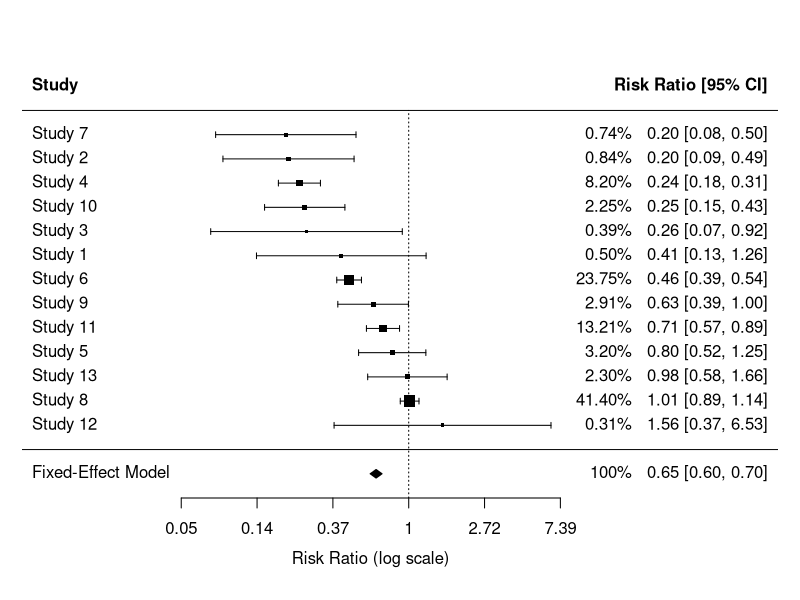
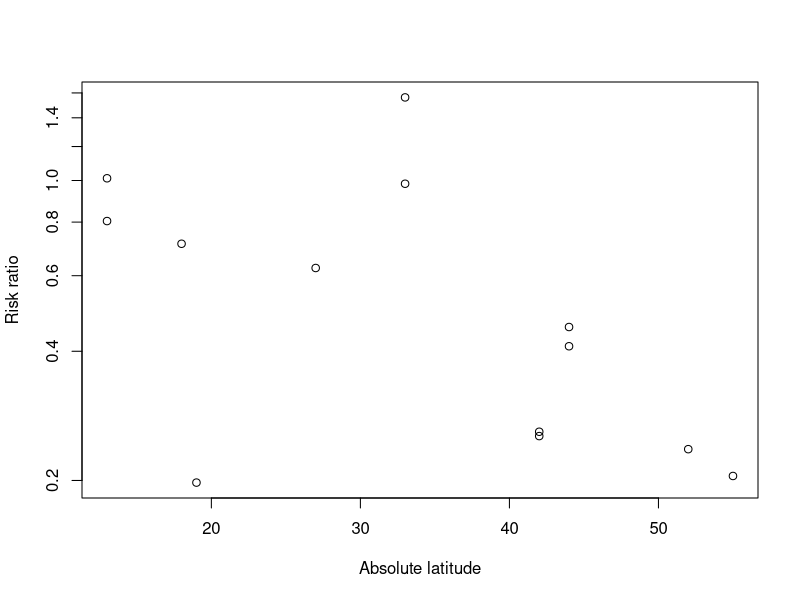
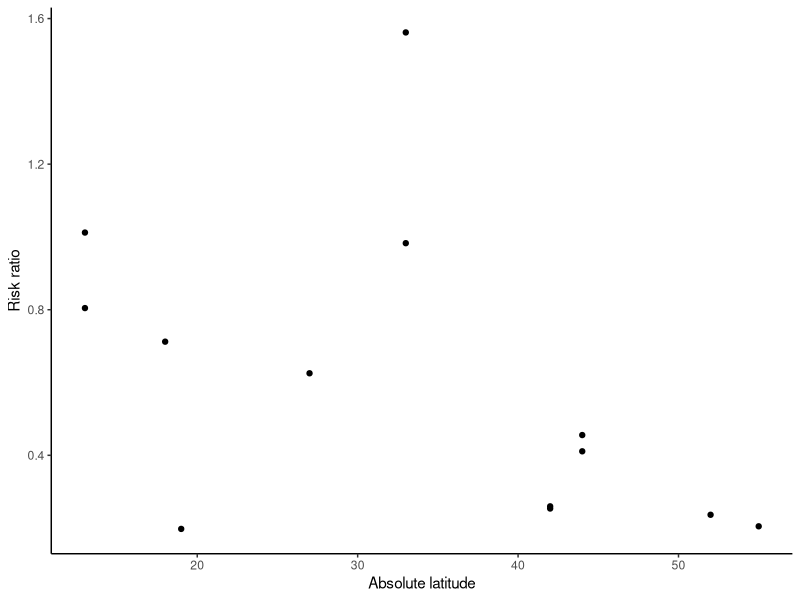
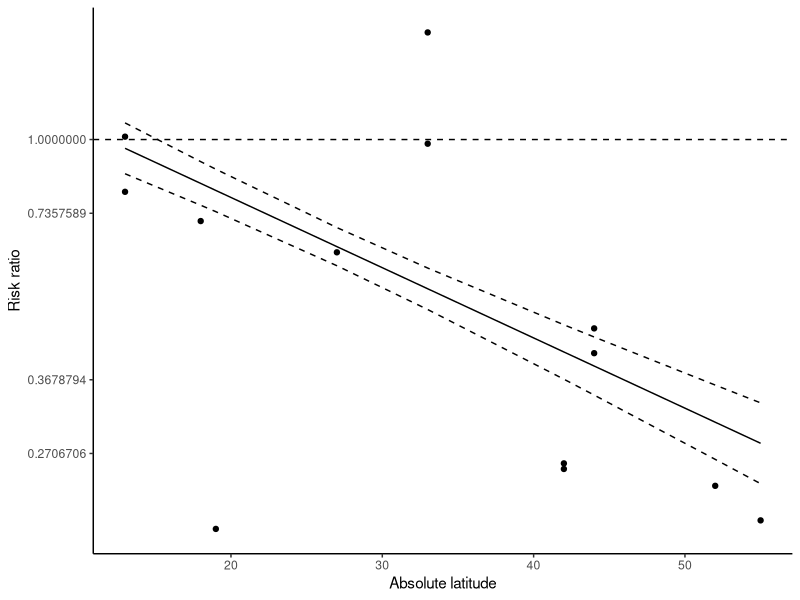
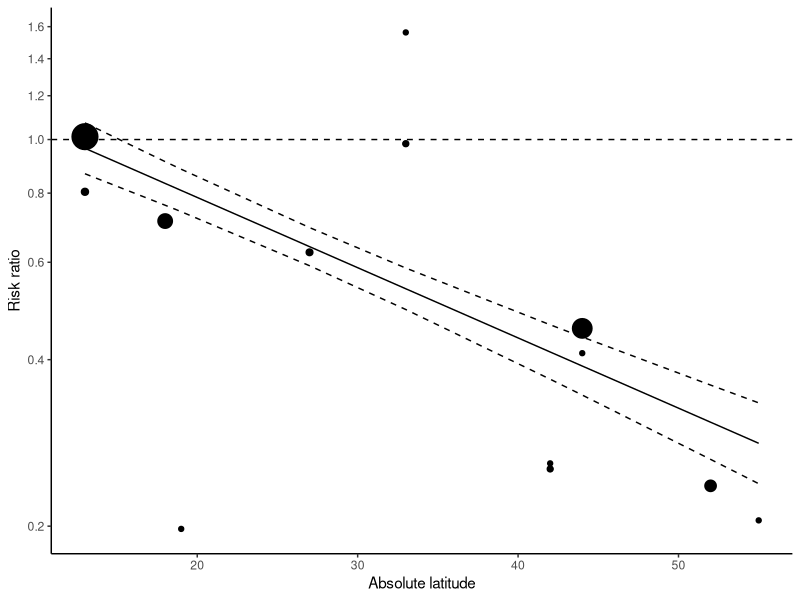
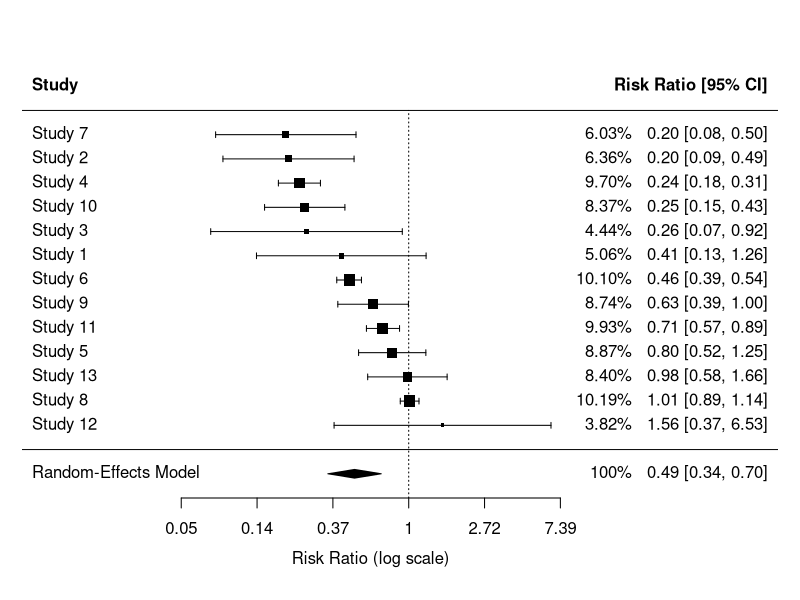
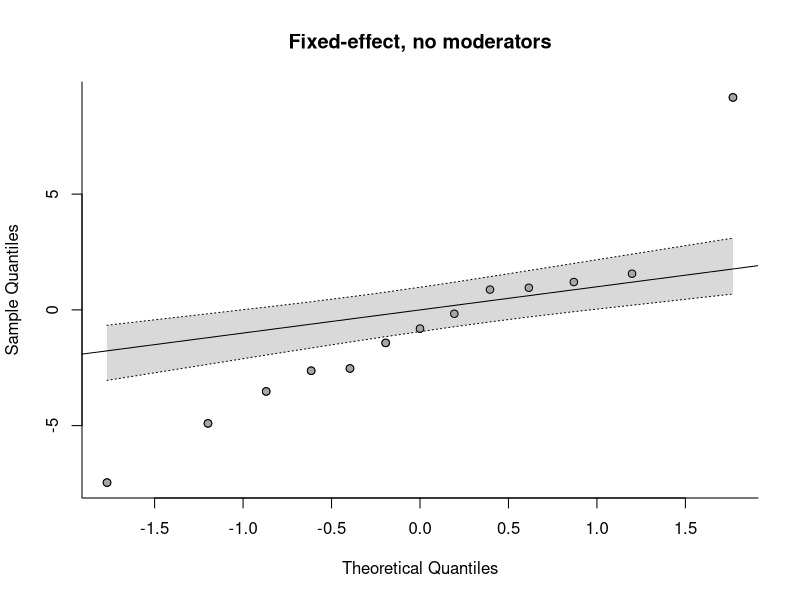
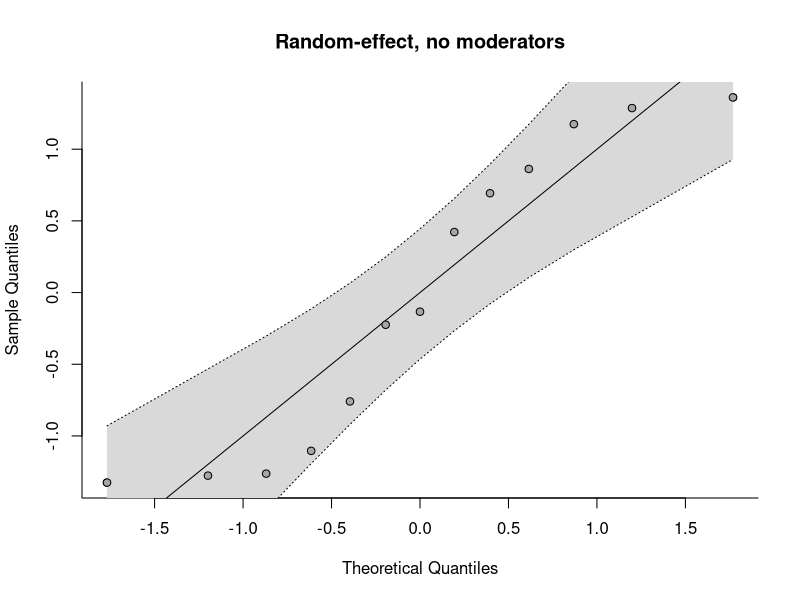

The R script that drew these images, in order:
## ---- chunk 1
knitr::opts_chunk$set(echo = TRUE)
## ---- chunk 2
library(tidyverse)
library(metafor)
## ---- chunk 3
bcg <- read_csv("Data/Borenstein_p190.csv")
print(bcg)
## ---- chunk 4
ttot <- bcg$tpos + bcg$tneg
ctot <- bcg$cpos + bcg$cneg
RR <- (bcg$tpos/ttot) / (bcg$cpos/ctot)
lnRR <- log(RR)
## ---- chunk 5
VRR <- (1/bcg$tpos - 1/ttot) + (1/bcg$cpos - 1/ctot)
print(cbind(RR, lnRR, bcg$ablat, VRR))
## ---- chunk 6
bcg.lm <- lm(lnRR ~ bcg$ablat, weights = 1/VRR)
summary(bcg.lm)
## ---- chunk 7
bcg.eff <- escalc(measure="RR", ai=tpos, bi=tneg, ci=cpos, di=cneg, data=bcg)
summary(bcg.eff)
summary(bcg.eff, transf=exp)
## ---- chunk 8
bcg_fe.rma <- rma(yi, vi, data=bcg.eff, method="FE")
forest(bcg_fe.rma, atransf = exp, showweights=TRUE, order="obs")
## ---- chunk 9
bcg_fe_metareg.rma <- rma(yi, vi, mods=~ablat, data=bcg.eff, method="FE")
print(bcg_fe_metareg.rma)
## ---- chunk 10
plot(bcg.eff$ablat, exp(bcg.eff$yi), xlab="Absolute latitude", ylab=
        "Risk ratio", log="y")
reg_plot <- ggplot(aes(x=ablat, y=exp(yi)), data=bcg.eff) +
   geom_point() +
   xlab("Absolute latitude") +
   ylab("Risk ratio") +
   theme_classic()
reg_plot
## ---- chunk 11
preds <- predict(bcg_fe_metareg.rma, newmods=bcg$ablat, transf=exp)
## ---- chunk 12
reg_plot <- reg_plot +
   scale_y_continuous(trans = "log") +
   geom_hline(yintercept = 1.0, lty = 2) +
   geom_line(aes(x=bcg$ablat, y=preds$pred)) +
   geom_line(aes(x=bcg$ablat, y=preds$ci.ub), lty=2) +
   geom_line(aes(x=bcg$ablat, y=preds$ci.lb), lty=2)
reg_plot
## ---- chunk 13
wi <- 1 / sqrt(bcg.eff$vi)
size  <- 0.5 + 8.0 * (wi - min(wi))/(max(wi) - min(wi))

reg_plot <- reg_plot +
   geom_point(size = size) +
   scale_y_continuous(breaks=seq(from=0.2, to=1.6, by=0.2), trans="log") 
reg_plot
## ---- chunk 14
bcg_re.rma <- rma(yi, vi, data=bcg.eff, measure="RR")
forest(bcg_re.rma, atransf = exp, showweights=TRUE, order="obs")
## ---- chunk 15
bcg_re_metareg.rma <- rma(yi, vi, mods=~ablat, data=bcg.eff, measure="RR")
print(bcg_re_metareg.rma)
## ---- chunk 16
qqnorm(bcg_fe.rma, main="Fixed-effect, no moderators")
qqnorm(bcg_re.rma, main="Random-effect, no moderators")
qqnorm(bcg_fe_metareg.rma, main="Fixed-effect, plus latitude")
qqnorm(bcg_re_metareg.rma, main="Random-effect, plus latitude")
